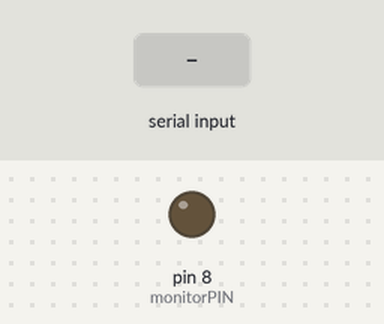
Simulated run of this sketch. Board: Arduino Uno, built with avr-gcc and run on an emulated ATmega328P. Shown: output pins drawn as LEDs (lit = HIGH). The test bench sets the inputs (shaded band).

Above: at 1.2 s.
1.3 s: "m" received over Serial
At 1.7 s:
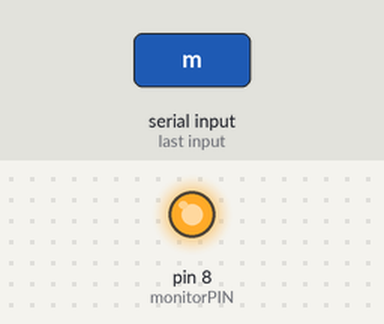
Timing chart, 0 to 4.3 s (numbered marks = the images above; inputs shaded):
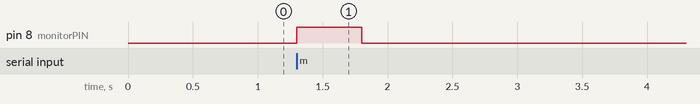

Measured:
- after the input at 1.3 s, pin 8 (monitorPIN): LOW → HIGH at once, → LOW 0.50 s later

The sketch:

Arduino.ino
```cpp
#define monitorPIN 8
void setup()
{
  pinMode(monitorPIN, OUTPUT);
  Serial.begin(9600);
}

void loop()
{
  if(Serial.available())
    if(Serial.read() == 'm')
      toggleMonitor();
}

void toggleMonitor()
{
   digitalWrite(monitorPIN, HIGH);
   delay(500);
   digitalWrite(monitorPIN, LOW);
}
```
